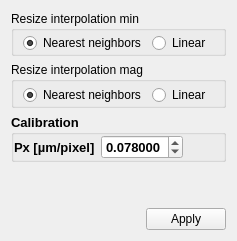
            <widget class="QWidget" name="tab_4">
             <attribute name="icon">
              <iconset resource="../resources/main_resources.qrc">
               <normaloff>:/icon/icons/settings48.png</normaloff>:/icon/icons/settings48.png</iconset>
             </attribute>
             <attribute name="title">
              <string>Config</string>
             </attribute>
             <layout class="QVBoxLayout" name="verticalLayout_4">
              <item>
               <widget class="QGroupBox" name="groupBox_confocal_config_resize_min_2">
                <property name="styleSheet">
                 <string notr="true"/>
                </property>
                <property name="title">
                 <string>Resize interpolation min</string>
                </property>
                <property name="flat">
                 <bool>true</bool>
                </property>
                <layout class="QGridLayout" name="gridLayout_4">
                 <property name="topMargin">
                  <number>2</number>
                 </property>
                 <property name="bottomMargin">
                  <number>0</number>
                 </property>
                 <item row="0" column="0">
                  <widget class="QRadioButton" name="radioButton_confocal_config_min_nearest">
                   <property name="minimumSize">
                    <size>
                     <width>0</width>
                     <height>0</height>
                    </size>
                   </property>
                   <property name="baseSize">
                    <size>
                     <width>0</width>
                     <height>0</height>
                    </size>
                   </property>
                   <property name="text">
                    <string>Nearest neighbors</string>
                   </property>
                   <property name="checked">
                    <bool>true</bool>
                   </property>
                   <property name="autoExclusive">
                    <bool>true</bool>
                   </property>
                  </widget>
                 </item>
                 <item row="0" column="1">
                  <widget class="QRadioButton" name="radioButton_confocal_config_min_linear">
                   <property name="text">
                    <string>Linear</string>
                   </property>
                   <property name="checked">
                    <bool>false</bool>
                   </property>
                   <property name="autoExclusive">
                    <bool>true</bool>
                   </property>
                  </widget>
                 </item>
                </layout>
               </widget>
              </item>
              <item>
               <widget class="QGroupBox" name="groupBox_confocal_config_resize_mag">
                <property name="title">
                 <string>Resize interpolation mag</string>
                </property>
                <property name="flat">
                 <bool>true</bool>
                </property>
                <layout class="QHBoxLayout" name="horizontalLayout_20">
                 <property name="topMargin">
                  <number>3</number>
                 </property>
                 <property name="bottomMargin">
                  <number>0</number>
                 </property>
                 <item>
                  <widget class="QRadioButton" name="radioButton_confocal_config_mag_nearest">
                   <property name="text">
                    <string>Nearest neighbors</string>
                   </property>
                   <property name="checked">
                    <bool>true</bool>
                   </property>
                  </widget>
                 </item>
                 <item>
                  <widget class="QRadioButton" name="radioButton_confocal_config_mag_linear">
                   <property name="text">
                    <string>Linear</string>
                   </property>
                   <property name="checked">
                    <bool>false</bool>
                   </property>
                   <property name="autoExclusive">
                    <bool>true</bool>
                   </property>
                  </widget>
                 </item>
                </layout>
               </widget>
              </item>
              <item>
               <widget class="QGroupBox" name="groupBox_confocal_config_calibration">
                <property name="font">
                 <font>
                  <pointsize>10</pointsize>
                  <weight>75</weight>
                  <bold>true</bold>
                 </font>
                </property>
                <property name="title">
                 <string>Calibration</string>
                </property>
                <property name="flat">
                 <bool>true</bool>
                </property>
                <layout class="QHBoxLayout" name="horizontalLayout_12">
                 <property name="margin">
                  <number>0</number>
                 </property>
                 <item>
                  <widget class="QLabel" name="label_4">
                   <property name="text">
                    <string>Px [µm/pixel]</string>
                   </property>
                  </widget>
                 </item>
                 <item>
                  <widget class="QDoubleSpinBox" name="doubleSpinBox_confocal_config_calibration_px">
                   <property name="decimals">
                    <number>6</number>
                   </property>
                   <property name="maximum">
                    <double>2.000000000000000</double>
                   </property>
                   <property name="singleStep">
                    <double>0.001000000000000</double>
                   </property>
                   <property name="value">
                    <double>0.078000000000000</double>
                   </property>
                  </widget>
                 </item>
                 <item>
                  <spacer name="horizontalSpacer_10">
                   <property name="orientation">
                    <enum>Qt::Horizontal</enum>
                   </property>
                   <property name="sizeHint" stdset="0">
                    <size>
                     <width>40</width>
                     <height>20</height>
                    </size>
                   </property>
                  </spacer>
                 </item>
                </layout>
               </widget>
              </item>
              <item>
               <spacer name="verticalSpacer_4">
                <property name="orientation">
                 <enum>Qt::Vertical</enum>
                </property>
                <property name="sizeHint" stdset="0">
                 <size>
                  <width>20</width>
                  <height>40</height>
                 </size>
                </property>
               </spacer>
              </item>
              <item>
               <layout class="QHBoxLayout" name="horizontalLayout_11">
                <item>
                 <spacer name="horizontalSpacer_6">
                  <property name="orientation">
                   <enum>Qt::Horizontal</enum>
                  </property>
                  <property name="sizeHint" stdset="0">
                   <size>
                    <width>40</width>
                    <height>20</height>
                   </size>
                  </property>
                 </spacer>
                </item>
                <item>
                 <widget class="QPushButton" name="pushButton_apply_confocal_config">
                  <property name="text">
                   <string>Apply</string>
                  </property>
                 </widget>
                </item>
               </layout>
              </item>
             </layout>
            </widget>
